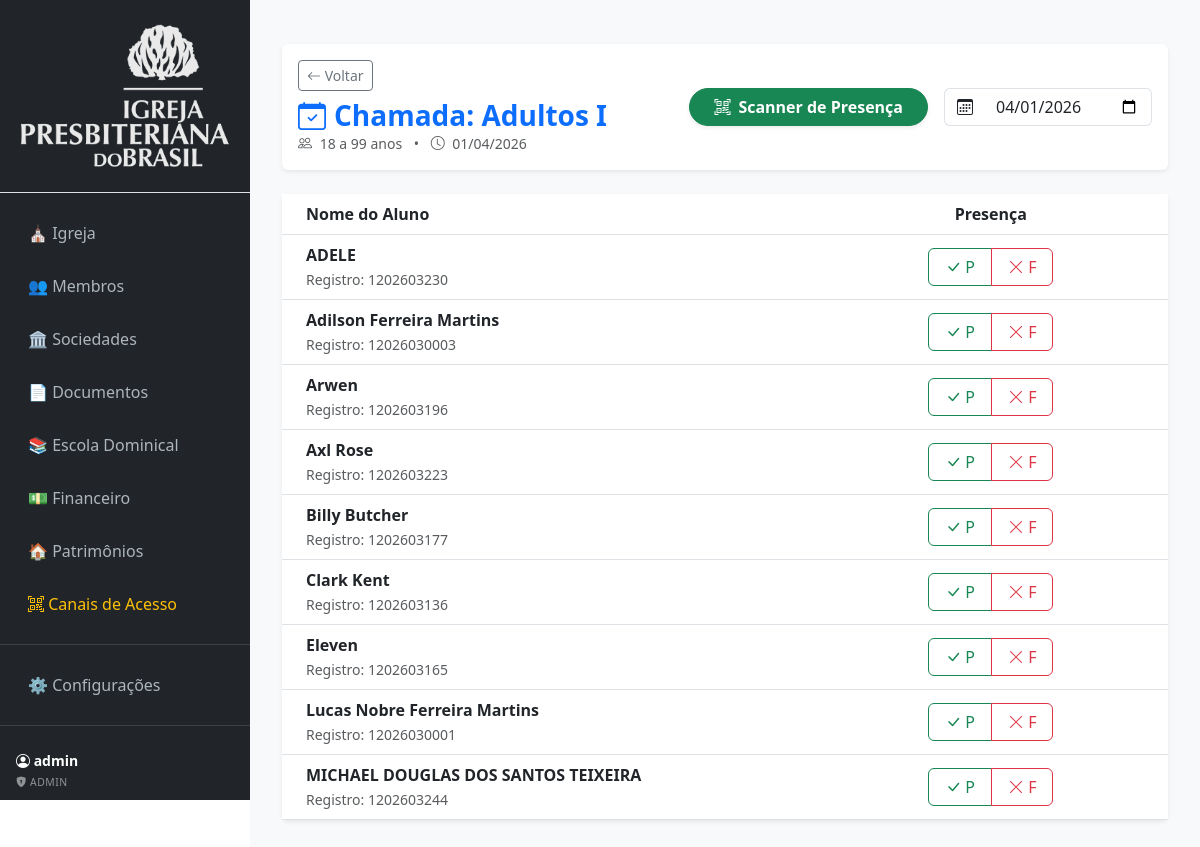
The page /escolaDominical/chamada/5 (signed in) on the database its author committed.
### tables this page shows
CREATE TABLE `classes_escola` (
  `classe_id` int(11) NOT NULL,
  `classe_igreja_id` int(11) DEFAULT NULL,
  `classe_nome` varchar(100) DEFAULT NULL,
  `classe_professor_id` int(11) DEFAULT NULL,
  `classe_idade_min` int(11) DEFAULT 0,
  `classe_idade_max` int(11) DEFAULT 99,
  `classe_senha` varchar(255) DEFAULT NULL
);

CREATE TABLE `membros` (
  `membro_id` int(11) NOT NULL,
  `membro_igreja_id` int(11) DEFAULT NULL,
  `membro_registro_interno` varchar(20) DEFAULT NULL,
  `membro_nome` varchar(150) DEFAULT NULL,
  `membro_data_nascimento` date DEFAULT NULL,
  `membro_genero` varchar(20) DEFAULT NULL,
  `membro_estado_civil` varchar(50) DEFAULT NULL,
  `membro_email` varchar(150) DEFAULT NULL,
  `membro_senha` varchar(255) DEFAULT NULL,
  `membro_telefone` varchar(20) DEFAULT NULL,
  `membro_data_batismo` date DEFAULT NULL,
  `membro_status` varchar(20) DEFAULT NULL,
  `membro_data_criacao` datetime DEFAULT NULL
);

### app/Controllers/EscolaDominicalController.php (called while the page is built, shortened)
<?php
class EscolaDominicalController extends Controller
{
    private $model;
    public function __construct()
    {
        $this->model = new EscolaDominical();
    }
	public function chamada($classeId)
	{
		$dataSelecionada = $_GET['data'] ?? date('Y-m-d');
		$classe = $this->model->getClasseById($classeId);
		$alunos = $this->model->getAlunosEPresenca($classeId, $dataSelecionada);
		$this->view('escoladominical/chamada', [
			'classe' => $classe,
			'alunos' => $alunos,
			'dataSelecionada' => $dataSelecionada
		]);
	}
}

### app/Core/Router.php (called while the page is built, shortened)
<?php
require_once __DIR__ . '/Autoload.php';
class Router
{
    public function run()
    {
        $url = $this->getUrl();
		$method = $url[1] ?? 'index';
        $params = array_slice($url, 2);
        $controller = new $controllerClass();
        call_user_func_array([$controller, $method], $params);
    }
    private function getUrl()
    {
        if (!empty($_GET['url'])) {
            $url = rtrim($_GET['url'], '/');
            $url = filter_var($url, FILTER_SANITIZE_URL);
            return explode('/', $url);
        }
        return [];
    }
}

### public/index.php (called while the page is built, shortened)
<?php
$config = require '../config/app.php';
require_once '../app/Core/Router.php';
$router = new Router();
$router->run();

### config/app.php (called while the page is built)
<?php
return [
    'base_path' => '/',
    'base_url' => 'http://ekklesia.local/'
];

### app/Helpers/url.php (called while the page is built, shortened)
<?php
function base_path()
{
    static $base = null;
    if ($base === null) {
        $config = require __DIR__ . '/../../config/app.php';
        $base = rtrim($config['base_path'], '/');
    }
    return $base;
}
function url($path = '')
{
    return base_path() . '/' . ltrim($path, '/');
}

### app/Core/Autoload.php (called while the page is built, shortened)
<?php
spl_autoload_register(function ($class) {
    $prefix = 'App\\';
    $base_dir = __DIR__ . '/../';
    $len = strlen($prefix);
    $relative_class = substr($class, $len);
    $file = $base_dir . str_replace('\\', '/', $relative_class) . '.php';
});
require_once __DIR__ . '/../Helpers/url.php';

### config/database.php (called while the page is built)
<?php
return [
    'host'   => '127.0.0.1',
    'port'   => '3306',
    'dbname' => 'EKKLESIA',
    'user'   => 'root',
    'pass'   => 'NovaSenhaForteAqui',
];

### app/Core/Database.php (called while the page is built, shortened)
<?php
class Database
{
    private static ?PDO $instance = null;
    public static function getInstance(): PDO
    {
        if (self::$instance === null) {
            $config = require __DIR__ . '/../../config/database.php';
            $dsn = "mysql:host={$config['host']};port={$config['port']};dbname={$config['dbname']};charset=utf8mb4";
            try {
                self::$instance = new PDO(
                    $dsn,
                    $config['user'],
                    $config['pass'],
                    [
                        PDO::ATTR_ERRMODE => PDO::ERRMODE_EXCEPTION,
                        PDO::ATTR_DEFAULT_FETCH_MODE => PDO::FETCH_ASSOC,
                        PDO::ATTR_EMULATE_PREPARES => false,
                        PDO::MYSQL_ATTR_INIT_COMMAND => "SET time_zone = '-03:00'"
                    ]
                );
            } catch (PDOException $e) {
                die("Erro ao conectar no banco: " . $e->getMessage());
            }
        }
        return self::$instance;
    }
}

### app/Models/EscolaDominical.php (called while the page is built, shortened)
<?php
class EscolaDominical
{
    private $db;
    public function __construct()
    {
        $this->db = Database::getInstance();
    }
    public function getClasseById($id)
    {
        $stmt = $this->db->prepare("SELECT * FROM classes_escola WHERE classe_id = ?");
        $stmt->execute([$id]);
        return $stmt->fetch(PDO::FETCH_ASSOC);
    }
	public function getAlunosEPresenca($classeId, $data)
	{
		$sql = "SELECT m.membro_id, m.membro_nome, m.membro_registro_interno,
					   p.presenca_status
				FROM classes_membros cm
				JOIN membros m ON cm.classe_membro_membro_id = m.membro_id
				LEFT JOIN classes_presencas p ON p.presenca_membro_id = m.membro_id
					 AND p.presenca_classe_id = ?
					 AND p.presenca_data = ?
				WHERE cm.classe_membro_classe_id = ?
				ORDER BY m.membro_nome ASC";
		$stmt = $this->db->prepare($sql);
		$stmt->execute([$classeId, $data, $classeId]);
		return $stmt->fetchAll(PDO::FETCH_ASSOC);
	}
}

### app/Views/paginas/escoladominical/chamada.php (the view, shortened to what this page needs)
<div class="container-fluid py-4">
    <div class="card border-0 shadow-sm mb-4">
        <div class="card-body">
            <div class="row align-items-center">
                <div class="col-md-5">
                    <a href="<?= url('escolaDominical') ?>" class="btn btn-sm btn-outline-secondary mb-2">
                        <i class="bi bi-arrow-left"></i> Voltar
                    </a>
                    <h3 class="fw-bold text-primary mb-0">
                        <i class="bi bi-calendar-check me-2"></i>Chamada: <?= $classe['classe_nome'] ?>
                    </h3>
                    <p class="text-muted mb-0 small">
                        <i class="bi bi-people me-1"></i> <?= $classe['classe_idade_min'] ?> a <?= $classe['classe_idade_max'] ?> anos
                        <span class="mx-2">•</span>
                        <i class="bi bi-clock me-1"></i> <?= date('d/m/Y') ?>
                    </p>
                </div>
                <div class="col-md-7 mt-3 mt-md-0 d-flex flex-column flex-md-row justify-content-md-end align-items-md-center gap-3">
                    <button type="button" class="btn btn-success shadow-sm px-4 rounded-pill fw-bold" data-bs-toggle="modal" data-bs-target="#modalScanner" id="btnIniciarScan">
                        <i class="bi bi-qr-code-scan me-2"></i>Scanner de Presença
                    </button>
                    <form method="GET" action="<?= url('escolaDominical/chamada/' . $classe['classe_id']) ?>" class="d-flex gap-2">
                        <div class="input-group" style="max-width: 220px;">
                            <span class="input-group-text bg-white border-end-0"><i class="bi bi-calendar3"></i></span>
                            <input type="date" name="data" class="form-control border-start-0" value="<?= $dataSelecionada ?>" onchange="this.form.submit()">
                        </div>
                    </form>
                </div>
            </div>
        </div>
    </div>
    <div class="card border-0 shadow-sm">
        <div class="table-responsive">
            <table class="table table-hover align-middle mb-0">
                <thead class="bg-light">
                    <tr>
                        <th class="ps-4" style="width: 60%;">Nome do Aluno</th>
                        <th class="text-center">Presença</th>
                    </tr>
                </thead>
                <tbody>
                    <?php if (!empty($alunos)): foreach ($alunos as $aluno): ?>
                        <tr>
                            <td class="ps-4">
                                <div class="fw-bold text-dark"><?= $aluno['membro_nome'] ?></div>
                                <small class="text-muted">Registro: <?= $aluno['membro_registro_interno'] ?? '---' ?></small>
                            </td>
                            <td class="text-center">
                                <div class="btn-group" role="group" aria-label="Presença">
                                    <label class="btn btn-outline-success px-3" for="pres_<?= $aluno['membro_id'] ?>">
                                        <i class="bi bi-check-lg"></i> P
                                    </label>
                                    <label class="btn btn-outline-danger px-3" for="falt_<?= $aluno['membro_id'] ?>">
                                        <i class="bi bi-x-lg"></i> F
                                    </label>
                                </div>
                            </td>
                        </tr>
                    <?php endforeach; endif; ?>
                </tbody>
            </table>
        </div>
    </div>
</div>

### rows shown on the page
classes_escola: classe_nome "Adultos I", classe_idade_min "18", classe_idade_max "99"
membros: membro_nome "ADELE", membro_registro_interno "1202603230"
membros: membro_nome "Adilson Ferreira Martins", membro_registro_interno "12026030003"
membros: membro_nome "Arwen", membro_registro_interno "1202603196"
membros: membro_nome "Axl Rose", membro_registro_interno "1202603223"
membros: membro_nome "Billy Butcher", membro_registro_interno "1202603177"
membros: membro_nome "Clark Kent", membro_registro_interno "1202603136"
membros: membro_nome "Eleven", membro_registro_interno "1202603165"
membros: membro_nome "Lucas Nobre Ferreira Martins", membro_registro_interno "12026030001"
membros: membro_nome "MICHAEL DOUGLAS DOS SANTOS TEIXEIRA", membro_registro_interno "1202603244"

### other values the page prints
$_SESSION['usuario_nome'] "admin"
implode(' | ', $perfisUsuario) "ADMIN"
